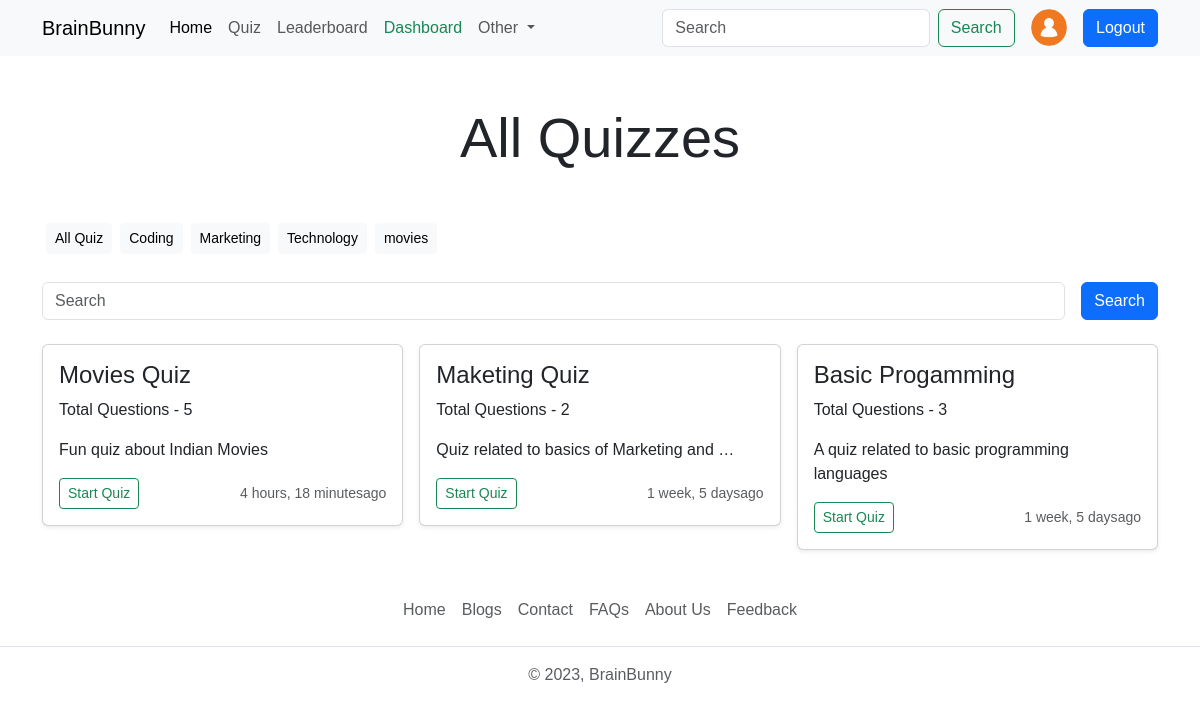
The page /quiz/all_quiz (signed in) on the database its author committed.
### account/models.py (models this page shows, shortened)
class Profile(models.Model):
    user=models.OneToOneField(User,on_delete=models.CASCADE,null=True,verbose_name='User Object') #verbose name
    bio = models.TextField(blank=True,null=True)
    profile_img=models.ImageField(upload_to='profile_images',default='user.png',blank=True,null=True,verbose_name='Profile Pic')
    location=models.CharField(max_length=100,blank=True,null=True)
    GENDER=(
        ('Male','Male'),
        ('Female','Female'),
        ('Other','Other'),
    )
    gender=models.CharField(max_length=6,choices=GENDER,blank=True,null=True)

### quiz/models.py (models this page shows, shortened)
class Category(models.Model):
    name = models.CharField(max_length = 15)
    class Meta:
        verbose_name_plural= 'Categories'

class Quiz(models.Model):
    title=models.CharField(max_length=255)
    description= models.TextField()
    category = models.ForeignKey(Category,on_delete=models.CASCADE)
    quiz_file = models.FileField(upload_to='quiz/')
    created_at=models.DateTimeField(auto_now_add=True)
    updated_at=models.DateTimeField(auto_now=True)
    class Meta:
        verbose_name_plural= "Quizzes"

class Question(models.Model):
    quiz = models.ForeignKey(Quiz,on_delete=models.CASCADE)
    text=models.TextField()

### quiz/views.py (the view)
# urls.py: path('all_quiz',views.all_quiz_view,name='all_quiz'),
@login_required(login_url='login')
def all_quiz_view(request):
    if(request.user.is_authenticated):
        user_object = User.objects.get(username=request.user)
        user_profile2 =Profile.objects.get(user=user_object)
    quizzes = Quiz.objects.order_by('-created_at')
    categories=Category.objects.all()
    context={"user_profile2":user_profile2,"quizzes":quizzes,"categories":categories}
    return render(request,"all-quiz.html", context)

### templates/all-quiz.html (shortened to what this page needs)
{% extends "index.html" %}
{% load static %}
{% block content %}
	<h1 class="display-4 text-center my-5">All Quizzes</h1>
	<div class="container">
		<div class="d-flex flex-wrap" >
			<a href="{% url "all_quiz" %}" class="btn btn-sm btn-light m-1">All Quiz</a>
			{% for category in categories  %}
				<a href="{% url "search" category.name %}" class="btn btn-sm btn-light m-1">{{category.name}}</a>
			{% endfor %}
		</div>
	</div>
	<form class="container d-flex my-4" role="search" method="get" action="{% url 'search' ' ' %}">
		<input name="q" class="form-control me-2" type="search" placeholder="Search" aria-label="Search">
		<a href="#" type="submit" class="btn btn-primary ms-2">Search</a>
	</form>
	<div class="container">
		<div class="row row-cols-1 row-cols-sm-1 row-cols-md-2 row-cols-lg-3 g-3">
			{% if quizzes|length > 0 %}
			{% for quiz in  quizzes %}
				<div class="col">
					<div class="card shadow-sm">
						<div class="card-body">
							<h4>{{quiz.title}}</h4>
							<p class="card-text">Total Questions - {{quiz.question_set.all|length}}</p>
							<p class="card-text">{{quiz.description | truncatewords:7}}</p>
							<div class="d-flex justify-content-between align-items-center">
								<div class="btn-group">
									<a href="{% url "quiz" quiz.id %}" type="button" class="btn btn-sm btn-outline-success">Start
										Quiz</a>
								</div>
								<small class="text-body-secondary">{{quiz.created_at | timesince}}ago</small>
							</div>
						</div>
					</div>
				</div>
			{% endfor %}
			{% else %}
				<div class="col-lg-12 col-md col-12">
					<p class="text-center text-danger fs-5">
						No Quiz Category Available
					</p>
				</div>
			{% endif %}
		</div>
	</div>
{% endblock content %}

### templates/components/navbar.html (shortened to what this page needs)
<nav class="navbar navbar-expand-lg bg-body-tertiary d-none d-lg-block">
    <div class="container">
        <a class="navbar-brand" href="{% url "home" %}">BrainBunny</a>
        <div class="collapse navbar-collapse" id="navbarSupportedContent">
            <ul class="navbar-nav me-auto mb-2 mb-lg-0">
                <li class="nav-item">
                    <a class="nav-link active" aria-current="page" href="{% url "home" %}">Home</a>
                </li>
                <li class="nav-item">
                    <a class="nav-link" href="{% url "all_quiz" %}">Quiz</a>
                </li>
                <li class="nav-item">
                    <a class="nav-link" href="{% url "leaderboard" %}">Leaderboard</a>
                </li>
                {% if request.user.is_superuser %}
                    <li class="nav-item">
                        <a class="nav-link text-success" href="{% url "dashboard" %}">Dashboard</a>
                    </li>
                {% endif %}
                <li class="nav-item dropdown">
                    <a class="nav-link dropdown-toggle" href="#" role="button" data-bs-toggle="dropdown"
                        aria-expanded="false">
                        Other
                    </a>
                </li>
            </ul>
            <form class="d-flex" role="search">
                <input class="form-control me-2" type="search" placeholder="Search" aria-label="Search">
                <button class="btn btn-outline-success" type="submit">Search</button>
                {% if request.user.is_authenticated %}
                    <a href="{% url "profile" request.user.username %}" data-bs-toggle="tooltip" data-bs-placement="bottom" data-bs-title=@{{request.user.username}} class="mx-2">
                        <img src="{{user_profile2.profile_img.url}}" alt="profile" width="55" height="55" class="img-fluid rounded-circle mx-2">
                    </a>
                    <a href="{% url "logout" %}" class="btn btn-primary ms-3">Logout</a>
                {% else %}
                    <a href="{% url "login" %}" class="btn btn-primary ms-2">Login</a>
                {% endif %}
            </form>
        </div>
    </div>
</nav>

### static/css/style.css (style rules this page uses)
* { font-family: 'Trebuchet MS', 'Lucida Sans Unicode', 'Lucida Grande', 'Lucida Sans', Arial, sans-serif; }

### rows shown on the page
Profile: profile_img (placeholder picture)
Category: name "Coding"
Category: name "Marketing"
Category: name "Technology"
Category: name "movies"
Quiz: title "Movies Quiz", question_set.all|length "5", description "Fun quiz about Indian Movies", created_at "4 hours, 18 minutes"
Quiz: title "Maketing Quiz", question_set.all|length "2", description "Quiz related to basics of Marketing and …", created_at "1 week, 5 days"
Quiz: title "Basic Progamming", question_set.all|length "3", description "A quiz related to basic programming languages", created_at "1 week, 5 days"
